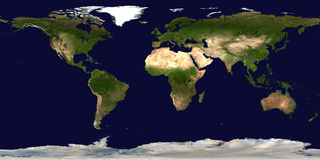
#> input picture palm/apps/isstracker/bluemarble.png, 320 x 160 px
$ python mkmaps.py
#> lines starting #> are read from the running program, lines starting #| are printed output that depends on the picture
#!/usr/bin/env python3
"""Make the color and grayscale world maps from bluemarble.png:

    map8.bmp  8-bit color, for OS 3.5+ color screens (Palm IIIc, Visor Prism)
    map2.bmp  2-bit (4 grays), for grayscale screens (Visor, Palm III)

map.bmp, the 1-bit map for mono screens, is hand-made and not touched here.

bluemarble.png is the 320x160 map from the Amiga ISS Tracker
(fujinet-iss-tracker/amiga/gfx/map.png), derived from NASA Visible Earth's
Blue Marble, which is public domain. The color map uses the same recipe as
the Amiga's tools/png2planar.py: lift Blue Marble's muted colors, cut it to
a few colors, dither the land and keep the ocean solid. Every color is
snapped to the Palm OS 8-bit system palette first, so PilRC maps them
exactly. The gray map dithers the land's brightness over white, light gray
and dark gray on a black ocean.

All three maps are the same equirectangular world, so isstracker.c places
the marker the same way on each. Rerun after changing bluemarble.png:

    python3 mkmaps.py        (needs Pillow)
"""
import os
from PIL import Image, ImageEnhance

W, H = 160, 80
SRC_OCEAN = (11, 10, 50)  # bluemarble.png's flat ocean color

COLORS = 16
SATURATION = 1.9  # stronger than the Amiga's 1.5: the IIIc's passive screen is pale
BRIGHTNESS = 1.2
OCEAN = (0x00, 0x00, 0x99)  # isstracker.c's gOceanColor matches this

GRAY_CONTRAST = 1.6
GRAY_BRIGHTNESS = 1.4
GRAY_OCEAN = 0  # black; isstracker.c draws the trail in white on it
GRAY_LAND = (255, 170, 85)  # the other three Palm 2-bit shades

# The Palm OS 8-bit system palette: the 216 web-safe colors, ten grays and
# six extras. Order doesn't matter here; PilRC finds each color's index.
STEPS = (0x00, 0x33, 0x66, 0x99, 0xCC, 0xFF)
PALM = [(r, g, b) for r in STEPS for g in STEPS for b in STEPS]
PALM += [(v, v, v) for v in (0x11, 0x22, 0x44, 0x55, 0x77, 0x88, 0xAA, 0xBB, 0xDD, 0xEE)]
PALM += [(0xC0,) * 3, (0x80,) * 3, (0x80, 0, 0), (0x80, 0, 0x80), (0, 0x80, 0), (0, 0x80, 0x80)]


def nearest_palm(c):
    return min(PALM, key=lambda p: sum((a - b) ** 2 for a, b in zip(p, c)))


def palette_image(cols):
    flat = []
    for c in cols:
        flat += c
    flat += list(cols[0]) * (256 - len(cols))
    img = Image.new("P", (1, 1))
    img.putpalette(flat)
    return img


def land_mask(src):
    """True where most of the 2x2 source block under a map pixel is land."""
    def is_land(p):
        return sum(abs(a - b) for a, b in zip(p, SRC_OCEAN)) >= 12
    return [sum(is_land(src.getpixel((2 * x + dx, 2 * y + dy)))
                for dx in (0, 1) for dy in (0, 1)) >= 2
            for y in range(H) for x in range(W)]


def save(path, cols, px):
    out = Image.new("P", (W, H))
    out.putpalette([v for c in cols for v in c])
    out.putdata(px)
    out.save(path)


def color_map(small, land, path):
    img = ImageEnhance.Color(small).enhance(SATURATION)
    img = ImageEnhance.Brightness(img).enhance(BRIGHTNESS)

    # Octree keeps land hues distinct instead of spending colors on the ocean
    raw = img.quantize(colors=COLORS, method=Image.Quantize.FASTOCTREE,
                       dither=Image.Dither.NONE).getpalette()[:3 * COLORS]
    cols = []
    for i in range(0, len(raw), 3):
        c = nearest_palm(raw[i:i + 3])
        if c not in cols and c != OCEAN:
            cols.append(c)

    # Dither only the land: error diffusion would speckle the solid ocean
    dith = img.quantize(palette=palette_image(cols), dither=Image.Dither.FLOYDSTEINBERG).tobytes()
    ocean = len(cols)
    save(path, cols + [OCEAN], [d if l else ocean for d, l in zip(dith, land)])


def gray_map(small, land, path):
    lum = small.convert("L")
    lum = ImageEnhance.Contrast(lum).enhance(GRAY_CONTRAST)
    lum = ImageEnhance.Brightness(lum).enhance(GRAY_BRIGHTNESS)
    cols = [(g, g, g) for g in GRAY_LAND]
    dith = lum.convert("RGB").quantize(palette=palette_image(cols),
                                       dither=Image.Dither.FLOYDSTEINBERG).tobytes()
    ocean = len(cols)
    save(path, cols + [(GRAY_OCEAN,) * 3], [d if l else ocean for d, l in zip(dith, land)])


here = os.path.dirname(os.path.abspath(__file__))
src = Image.open(os.path.join(here, "bluemarble.png")).convert("RGB")
#> src is the input picture: PIL image 320x160 RGB; mean R, G, B 50.4, 50.2, 65.2
small = src.resize((W, H), Image.BOX)
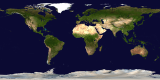
#> small: PIL image 160x80 RGB; mean R, G, B 50.6, 50.4, 65.5
land = land_mask(src)
#> land = 12800 items, first 6: False, False, False, False, False, False
color_map(small, land, os.path.join(here, "map8.bmp"))
#> in color_map, `img = ImageEnhance.Brightness(img).enhance(BRIGHTNESS)`:
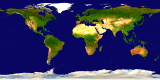
#> img: PIL image 160x80 RGB; mean R, G, B 56.3, 57.2, 93.3
#> in color_map, `raw = img.quantize(colors=COLORS, method=Image.Quantize.FASTOCTREE, di..`: raw = 48 values, max 252 at index 21, min 3 at index 5, mean 127.8
#> the loop in color_map, `for i in range(0, len(raw), 3):` made 16 passes
#> (i, c) on passes 2 to 13: (3, (51, 102, 0)), (6, (102, 102, 0)), (9, (221, 221, 221)), (12, (204, 204, 153)), (15, (170, 170, 170)), (18, (34, 34, 34)), (21, (255, 204, 102)), (24, (153, 153, 51)), (27, (153, 102, 51)), (30, (204, 153, 102)), (33, (204, 204, 153)), (36, (153, 153, 204))
#> c on pass 1: (0, 0, 102)
#> after the loop in color_map, `for i in range(0, len(raw), 3):`: cols = [(0, 0, 102), (51, 102, 0), (102, 102, 0), (221, 221, 221), (204, 204, 153), (170, 170, 170), (34, 34, 34), (255, 204, 102), (153, 153, 51), (153, 102, 51), (204, 153, 102), (153, 153, 204), (102, 102, 153), (102, 153, 0), (204, 153, 51)]
#> the loop in palette_image, `for c in cols:` made 15 passes
#> flat on passes 1 to 4: [0, 0, 102], [0, 0, 102, 51, 102, 0], [0, 0, 102, 51, 102, 0, 102, 102, 0], [0, 0, 102, 51, 102, 0, 102, 102, 0, 221, 221, 221]
#> after the loop in palette_image, `for c in cols:`: flat = 45 values, max 255 at index 21, min 0 at index 0, mean 122.4
#> in palette_image, `flat += list(cols[0]) * (256 - len(cols))`: flat = 768 values, max 255 at index 21, min 0 at index 0, mean 39.18
#> in color_map, `ocean = len(cols)`: ocean = 15
#> in save, `out = Image.new("P", (W, H))`: out: PIL image 160x80 P; every value is 0
#> in save, `out.putpalette([v for c in cols for v in c])`:
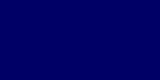
#> out: PIL image 160x80 P; mean R, G, B 0, 0, 102
#> in save, `out.putdata(px)`:
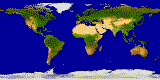
#> out: PIL image 160x80 P; mean R, G, B 51.4, 52.7, 126.1
gray_map(small, land, os.path.join(here, "map2.bmp"))
#> in gray_map, `lum = ImageEnhance.Contrast(lum).enhance(GRAY_CONTRAST)`:
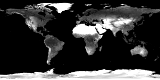
#> lum: PIL image 160x80 L; min 0, max 255, mean 53.4
#> in gray_map, `lum = ImageEnhance.Brightness(lum).enhance(GRAY_BRIGHTNESS)`:
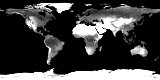
#> lum: PIL image 160x80 L; min 0, max 255, mean 63.7
#> in gray_map, `ocean = len(cols)`: ocean = 3
#> call 2 of save, with path = 'palm/apps/isstracker/map2.bmp'
#> in save (call 2), `out.putpalette([v for c in cols for v in c])`: out: PIL image 160x80 P; every value is 255
#> in save (call 2), `out.putdata(px)`:
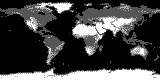
#> out: PIL image 160x80 P; min 0, max 255, mean 66.1
